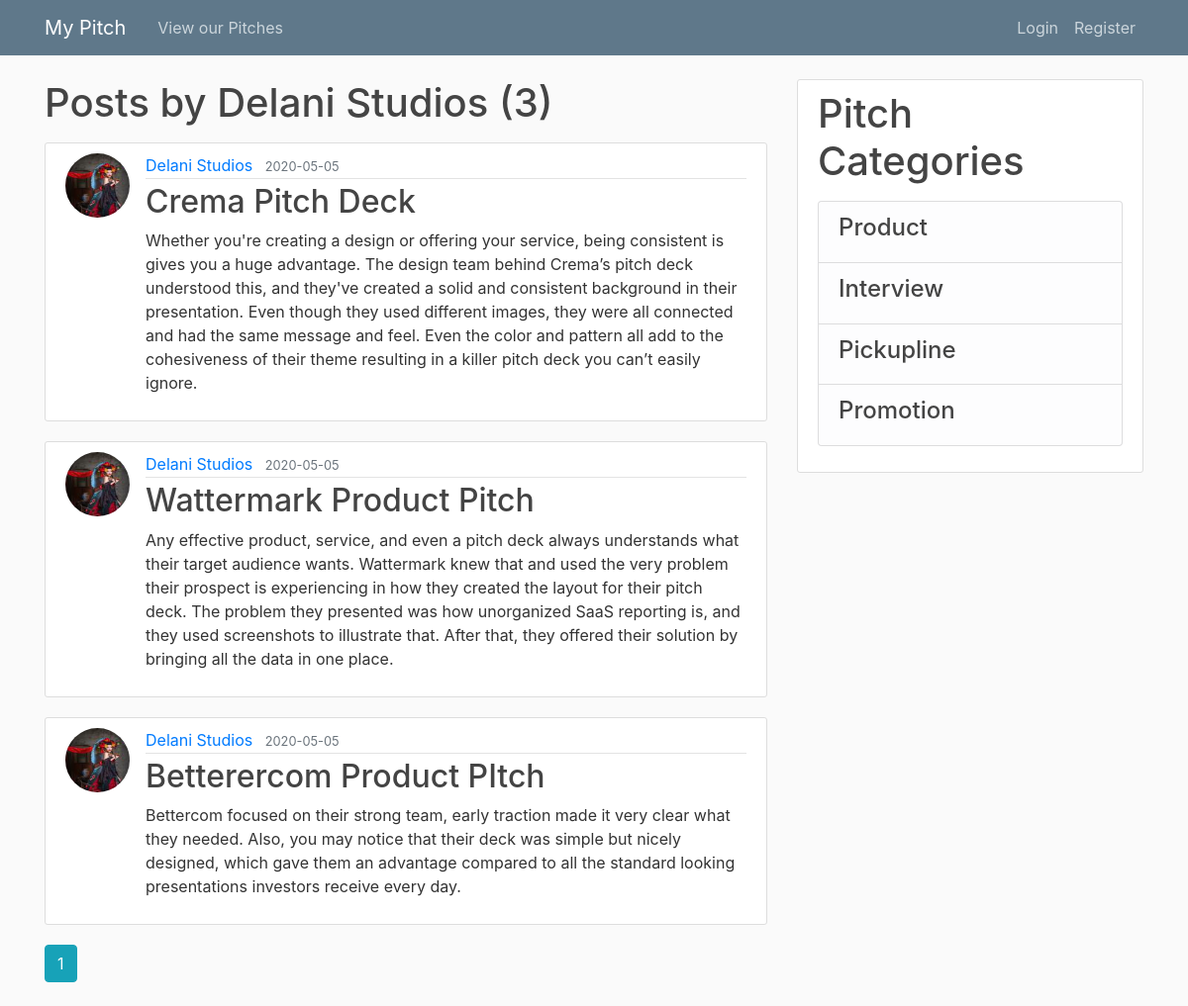
Screenshot of /user/Delani Studios with the database file from the repository.
### app/models.py (models this page shows, shortened)
class User(db.Model, UserMixin):
    id = db.Column(db.Integer, primary_key=True)
    username = db.Column(db.String(20), unique=True, nullable=False)
    email = db.Column(db.String(120), unique=True, nullable=False)
    image_file = db.Column(db.String(20), nullable=False, default='default.jpg')
    password = db.Column(db.String(60), nullable=False)
    posts = db.relationship('Post', backref='author', lazy=True)

class Post(db.Model):
    id = db.Column(db.Integer, primary_key=True)
    title = db.Column(db.String(100), nullable=False)
    date = db.Column(db.DateTime, nullable=False, default=datetime.utcnow)
    content = db.Column(db.Text, nullable=False)
    user_id = db.Column(db.Integer, db.ForeignKey('user.id'), nullable=False)

### app/routes.py (the view)
@app.route("/user/<string:username>")
def user_posts(username):
    page = request.args.get('page', 1, type=int)
    user = User.query.filter_by(username=username).first_or_404()
    posts = Post.query.filter_by(author=user)\
        .order_by(Post.date.desc())\
        .paginate(page=page, per_page=5)
    return render_template('user_pitch.html', posts=posts, user=user)

### app/templates/user_pitch.html
{% extends "base.html" %}
{% block content %}
<h1 class="mb-3">Posts by {{ user.username }} ({{ posts.total }})</h1>
{% for post in posts.items %}
<article class="media content-section">
  <img class="rounded-circle article-img"
    src="{{ url_for('static', filename='profile_pics/' + post.author.image_file) }}">
  <div class="media-body">
    <div class="article-metadata">
      <a class="mr-2" href="{{ url_for('user_posts', username=post.author.username) }}">{{ post.author.username }}</a>
      <small class="text-muted">{{ post.date.strftime('%Y-%m-%d') }}</small>
    </div>
    <h2><a class="article-title" href="{{ url_for('post', post_id=post.id) }}">{{ post.title }}</a></h2>
    <p class="article-content">{{ post.content }}</p>
  </div>
</article>
{% endfor %}
{% for page_num in posts.iter_pages(left_edge=1, right_edge=1, left_current=1, right_current=2) %}
{% if page_num %}
{% if posts.page == page_num %}
<a class="btn btn-info mb-4"href="{{ url_for('user_posts', username=user.username, page=page_num) }}">{{ page_num }}</a>
{% else %}
<a class="btn btn-outline-info mb-4"href="{{ url_for('user_posts', username=user.username, page=page_num) }}">{{ page_num }}</a>
{% endif %}
{% else %}
...
{% endif %}
{% endfor %}
{% endblock content %}

### app/static/styles.css (style rules this page uses)
body { background: #fafafa; color: #333333; margin-top: 5rem; }
h1, h2, h3, h4, h5, h6 { color: #444444; }
.content-section { background: #ffffff; padding: 10px 20px; border: 1px solid #dddddd; border-radius: 3px; margin-bottom: 20px; }
.article-title { color: #444444; }
.article-content { white-space: pre-line; }
.article-img { height: 65px; width: 65px; margin-right: 16px; }
.article-metadata { padding-bottom: 1px; margin-bottom: 4px; border-bottom: 1px solid #e3e3e3 }

### rows the page displays
User: username "Delani Studios"
Post: image_file (picture), author.username "Delani Studios", date "2020-05-05", title "Crema Pitch Deck", content "Whether you're creating a design or offering your service, being consistent is gives you a huge advantage. The design team behind Crema’s pitch deck understood this, and they've created a solid and consistent background in their presentation. Even though they used different images, they were all connected and had the same message and feel. Even the color and pattern all add to the cohesiveness of their theme resulting in a killer pitch deck you can’t easily ignore."
Post: image_file (picture), author.username "Delani Studios", date "2020-05-05", title "Wattermark Product Pitch", content "Any effective product, service, and even a pitch deck always understands what their target audience wants. Wattermark knew that and used the very problem their prospect is experiencing in how they created the layout for their pitch deck. The problem they presented was how unorganized SaaS reporting is, and they used screenshots to illustrate that. After that, they offered their solution by bringing all the data in one place."
Post: image_file (picture), author.username "Delani Studios", date "2020-05-05", title "Betterercom Product PItch", content "Bettercom focused on their strong team, early traction made it very clear what they needed. Also, you may notice that their deck was simple but nicely designed, which gave them an advantage compared to all the standard looking presentations investors receive every day."

### other values shown
{{ posts.total }} "3"
{{ page_num }} "1"
